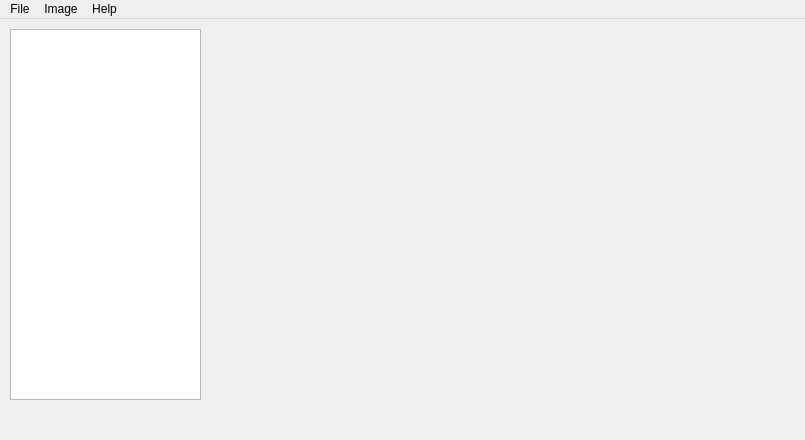
<?xml version="1.0" encoding="UTF-8"?>
<ui version="4.0">
 <class>MainWindow</class>
 <widget class="QMainWindow" name="MainWindow">
  <property name="geometry">
   <rect>
    <x>0</x>
    <y>0</y>
    <width>805</width>
    <height>440</height>
   </rect>
  </property>
  <property name="windowTitle">
   <string>BSV Recovery - RecoveryJpeg v1.1.0</string>
  </property>
  <property name="windowIcon">
   <iconset>
    <normaloff>Logo/logo.ico</normaloff>Logo/logo.ico</iconset>
  </property>
  <widget class="QWidget" name="centralwidget">
   <widget class="QListWidget" name="listWidget">
    <property name="geometry">
     <rect>
      <x>10</x>
      <y>10</y>
      <width>191</width>
      <height>371</height>
     </rect>
    </property>
   </widget>
   <widget class="QLabel" name="label">
    <property name="geometry">
     <rect>
      <x>210</x>
      <y>30</y>
      <width>581</width>
      <height>351</height>
     </rect>
    </property>
    <property name="autoFillBackground">
     <bool>false</bool>
    </property>
    <property name="text">
     <string/>
    </property>
    <property name="scaledContents">
     <bool>true</bool>
    </property>
    <property name="wordWrap">
     <bool>false</bool>
    </property>
   </widget>
   <widget class="QLabel" name="label_2">
    <property name="geometry">
     <rect>
      <x>210</x>
      <y>10</y>
      <width>200</width>
      <height>16</height>
     </rect>
    </property>
    <property name="text">
     <string/>
    </property>
   </widget>
   <widget class="QLabel" name="label_Copyright">
    <property name="geometry">
     <rect>
      <x>10</x>
      <y>390</y>
      <width>281</width>
      <height>21</height>
     </rect>
    </property>
    <property name="font">
     <font>
      <family>Segoe UI</family>
      <pointsize>10</pointsize>
      <bold>true</bold>
     </font>
    </property>
    <property name="text">
     <string/>
    </property>
   </widget>
  </widget>
  <widget class="QMenuBar" name="menubar">
   <property name="geometry">
    <rect>
     <x>0</x>
     <y>0</y>
     <width>805</width>
     <height>22</height>
    </rect>
   </property>
   <widget class="QMenu" name="menuFile">
    <property name="title">
     <string>File</string>
    </property>
    <widget class="QMenu" name="menuOpen">
     <property name="title">
      <string>Open</string>
     </property>
     <addaction name="Open_File"/>
     <addaction name="Open_Folder"/>
    </widget>
    <widget class="QMenu" name="menuUsing_Header">
     <property name="title">
      <string>Using Header</string>
     </property>
     <addaction name="None_Hex"/>
     <addaction name="x25805"/>
     <addaction name="Nikon_RAW_NEF"/>
     <addaction name="Sony_RAW_ARW"/>
     <addaction name="Canon_RAW_CR2"/>
    </widget>
    <addaction name="menuOpen"/>
    <addaction name="menuUsing_Header"/>
   </widget>
   <widget class="QMenu" name="menuImage">
    <property name="title">
     <string>Image</string>
    </property>
    <addaction name="Save"/>
    <addaction name="Edit_Image"/>
    <addaction name="Export"/>
   </widget>
   <widget class="QMenu" name="menuHelp">
    <property name="title">
     <string>Help</string>
    </property>
    <addaction name="Key"/>
   </widget>
   <addaction name="menuFile"/>
   <addaction name="menuImage"/>
   <addaction name="menuHelp"/>
  </widget>
  <action name="open_file">
   <property name="text">
    <string>Open</string>
   </property>
  </action>
  <action name="actionSave_as">
   <property name="text">
    <string>Save as</string>
   </property>
  </action>
  <action name="Save">
   <property name="text">
    <string>Save As</string>
   </property>
  </action>
  <action name="Open_File">
   <property name="text">
    <string>Open File</string>
   </property>
  </action>
  <action name="Open_Folder">
   <property name="text">
    <string>Open Folder</string>
   </property>
  </action>
  <action name="actionNone">
   <property name="text">
    <string>None</string>
   </property>
  </action>
  <action name="None_Hex">
   <property name="text">
    <string>None</string>
   </property>
  </action>
  <action name="Export">
   <property name="text">
    <string>Export Folder</string>
   </property>
  </action>
  <action name="x25805">
   <property name="text">
    <string>x25805</string>
   </property>
  </action>
  <action name="Edit_Image">
   <property name="text">
    <string>Edit Image</string>
   </property>
  </action>
  <action name="Key">
   <property name="text">
    <string>Key</string>
   </property>
  </action>
  <action name="actionCanon_RAW_CR2">
   <property name="text">
    <string>Canon RAW CR2</string>
   </property>
  </action>
  <action name="actionSony_RAW_ARW">
   <property name="text">
    <string>Sony RAW ARW</string>
   </property>
  </action>
  <action name="actionNikon_RAW_NEF">
   <property name="text">
    <string>Nikon RAW NEF</string>
   </property>
  </action>
  <action name="Nikon_RAW_NEF">
   <property name="text">
    <string>Nikon RAW NEF</string>
   </property>
  </action>
  <action name="Sony_RAW_ARW">
   <property name="text">
    <string>Sony RAW ARW</string>
   </property>
  </action>
  <action name="Canon_RAW_CR2">
   <property name="text">
    <string>Canon RAW CR2</string>
   </property>
  </action>
 </widget>
 <resources/>
 <connections/>
</ui>
